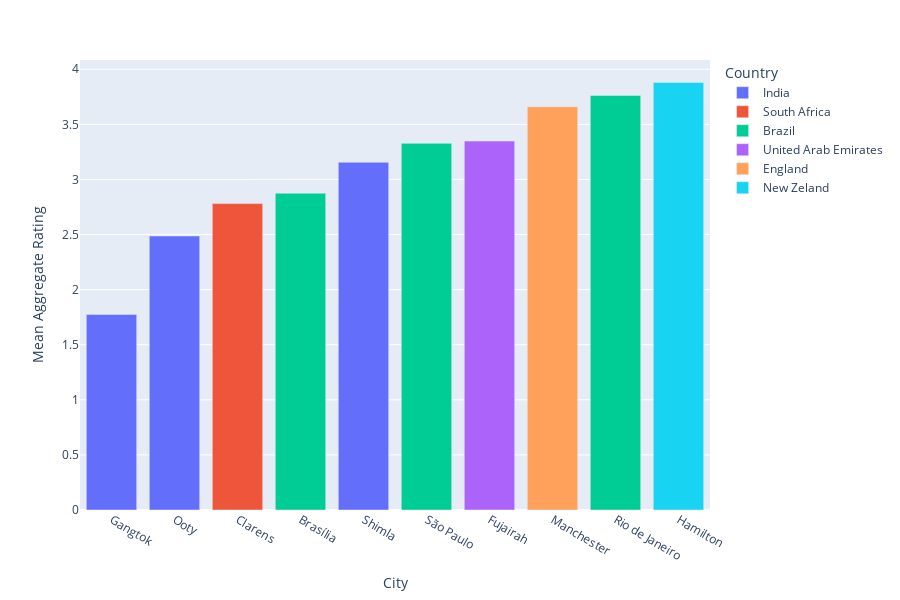

The notebook cell this image was saved under:
### Code cell
# Create a bar plot using Plotly Express
fig = px.bar(mean_aggregate_rating, x='city', y='mean_aggregate_rating',
             height=600,  # Adjust the height as needed
             color='country',  # Color based on mean aggregate rating
             color_continuous_scale='Bluered',
             labels={'city': 'City', 'mean_aggregate_rating': 'Mean Aggregate Rating', 'country': 'Country'},
             category_orders={'city': mean_aggregate_rating['city'].tolist()})  # Ordem das categorias)  # Color palette

# Adjust text position for better visibility
fig.update_traces(textposition='outside')

# Show the plot
fig.show()

### Figure 1 — Plotly figure (JSON) as saved in the notebook; plotly's stock layout.template omitted (floating-point values rounded to 4 significant figures)
{"data": [{"alignmentgroup": "True", "hovertemplate": "Country=India<br>City=%{x}<br>Mean Aggregate Rating=%{y}<extra></extra>", "legendgroup": "India", "marker": {"color": "#636efa", "pattern": {"shape": ""}}, "name": "India", "offsetgroup": "India", "orientation": "v", "showlegend": true, "textposition": "outside", "type": "bar", "x": ["Gangtok", "Ooty", "Shimla"], "xaxis": "x", "y": [1.775, 2.486, 3.156], "yaxis": "y"}, {"alignmentgroup": "True", "hovertemplate": "Country=South Africa<br>City=%{x}<br>Mean Aggregate Rating=%{y}<extra></extra>", "legendgroup": "South Africa", "marker": {"color": "#EF553B", "pattern": {"shape": ""}}, "name": "South Africa", "offsetgroup": "South Africa", "orientation": "v", "showlegend": true, "textposition": "outside", "type": "bar", "x": ["Clarens"], "xaxis": "x", "y": [2.781], "yaxis": "y"}, {"alignmentgroup": "True", "hovertemplate": "Country=Brazil<br>City=%{x}<br>Mean Aggregate Rating=%{y}<extra></extra>", "legendgroup": "Brazil", "marker": {"color": "#00cc96", "pattern": {"shape": ""}}, "name": "Brazil", "offsetgroup": "Brazil", "orientation": "v", "showlegend": true, "textposition": "outside", "type": "bar", "x": ["Brasília", "São Paulo", "Rio de Janeiro"], "xaxis": "x", "y": [2.875, 3.327, 3.763], "yaxis": "y"}, {"alignmentgroup": "True", "hovertemplate": "Country=United Arab Emirates<br>City=%{x}<br>Mean Aggregate Rating=%{y}<extra></extra>", "legendgroup": "United Arab Emirates", "marker": {"color": "#ab63fa", "pattern": {"shape": ""}}, "name": "United Arab Emirates", "offsetgroup": "United Arab Emirates", "orientation": "v", "showlegend": true, "textposition": "outside", "type": "bar", "x": ["Fujairah"], "xaxis": "x", "y": [3.348], "yaxis": "y"}, {"alignmentgroup": "True", "hovertemplate": "Country=England<br>City=%{x}<br>Mean Aggregate Rating=%{y}<extra></extra>", "legendgroup": "England", "marker": {"color": "#FFA15A", "pattern": {"shape": ""}}, "name": "England", "offsetgroup": "England", "orientation": "v", "showlegend": true, "textposition": "outside", "type": "bar", "x": ["Manchester"], "xaxis": "x", "y": [3.66], "yaxis": "y"}, {"alignmentgroup": "True", "hovertemplate": "Country=New Zeland<br>City=%{x}<br>Mean Aggregate Rating=%{y}<extra></extra>", "legendgroup": "New Zeland", "marker": {"color": "#19d3f3", "pattern": {"shape": ""}}, "name": "New Zeland", "offsetgroup": "New Zeland", "orientation": "v", "showlegend": true, "textposition": "outside", "type": "bar", "x": ["Hamilton"], "xaxis": "x", "y": [3.88], "yaxis": "y"}], "layout": {"barmode": "relative", "height": 600, "legend": {"title": {"text": "Country"}, "tracegroupgap": 0}, "margin": {"t": 60}, "xaxis": {"anchor": "y", "categoryarray": ["Gangtok", "Ooty", "Clarens", "Brasília", "Shimla", "São Paulo", "Fujairah", "Manchester", "Rio de Janeiro", "Hamilton"], "categoryorder": "array", "domain": [0, 1], "title": {"text": "City"}}, "yaxis": {"anchor": "x", "domain": [0, 1], "title": {"text": "Mean Aggregate Rating"}}}}
